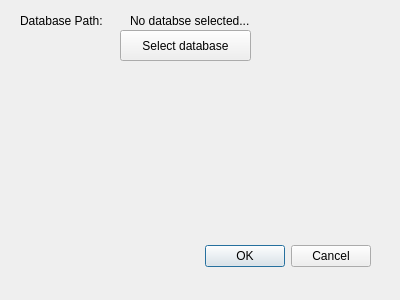
<?xml version="1.0" encoding="UTF-8"?>
<ui version="4.0">
 <class>manage_db</class>
 <widget class="QDialog" name="manage_db">
  <property name="geometry">
   <rect>
    <x>0</x>
    <y>0</y>
    <width>400</width>
    <height>300</height>
   </rect>
  </property>
  <property name="windowTitle">
   <string>Dialog</string>
  </property>
  <widget class="QDialogButtonBox" name="buttonBox">
   <property name="geometry">
    <rect>
     <x>30</x>
     <y>240</y>
     <width>341</width>
     <height>32</height>
    </rect>
   </property>
   <property name="orientation">
    <enum>Qt::Horizontal</enum>
   </property>
   <property name="standardButtons">
    <set>QDialogButtonBox::Cancel|QDialogButtonBox::Ok</set>
   </property>
  </widget>
  <widget class="QLabel" name="label">
   <property name="geometry">
    <rect>
     <x>20</x>
     <y>10</y>
     <width>101</width>
     <height>21</height>
    </rect>
   </property>
   <property name="text">
    <string>Database Path:</string>
   </property>
  </widget>
  <widget class="QPushButton" name="pushButton">
   <property name="geometry">
    <rect>
     <x>120</x>
     <y>30</y>
     <width>131</width>
     <height>31</height>
    </rect>
   </property>
   <property name="text">
    <string>Select database</string>
   </property>
  </widget>
  <widget class="QLabel" name="label_2">
   <property name="geometry">
    <rect>
     <x>130</x>
     <y>10</y>
     <width>261</width>
     <height>21</height>
    </rect>
   </property>
   <property name="text">
    <string>No databse selected...</string>
   </property>
  </widget>
 </widget>
 <resources/>
 <connections>
  <connection>
   <sender>buttonBox</sender>
   <signal>accepted()</signal>
   <receiver>manage_db</receiver>
   <slot>accept()</slot>
   <hints>
    <hint type="sourcelabel">
     <x>248</x>
     <y>254</y>
    </hint>
    <hint type="destinationlabel">
     <x>157</x>
     <y>274</y>
    </hint>
   </hints>
  </connection>
  <connection>
   <sender>buttonBox</sender>
   <signal>rejected()</signal>
   <receiver>manage_db</receiver>
   <slot>reject()</slot>
   <hints>
    <hint type="sourcelabel">
     <x>316</x>
     <y>260</y>
    </hint>
    <hint type="destinationlabel">
     <x>286</x>
     <y>274</y>
    </hint>
   </hints>
  </connection>
 </connections>
</ui>
